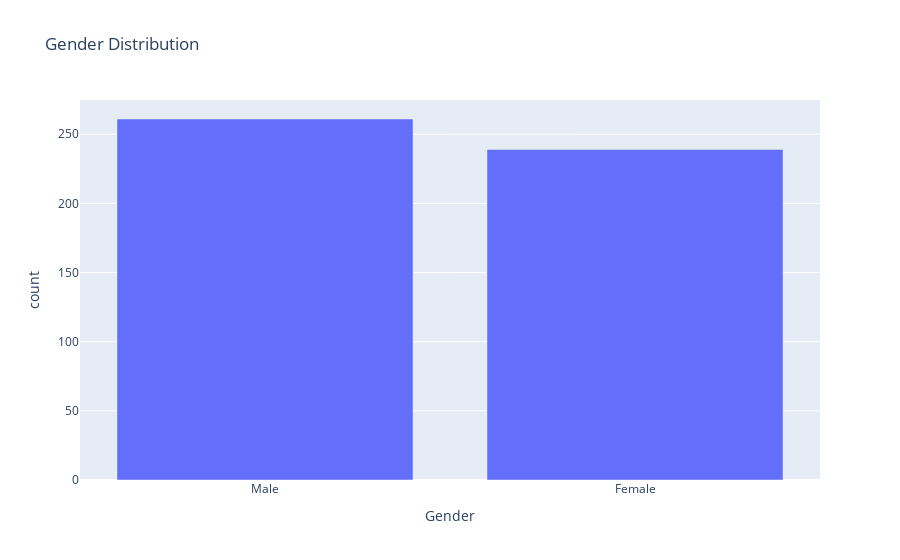

Notebook cell for this chart:
### Code cell
#Bar chart for Gender
gender_counts = data["Gender"].value_counts().reset_index()
print(gender_counts)

fig = px.bar(gender_counts, x = "Gender",y = "count", title = "Gender Distribution")

fig.show()

### Figure 1 — Plotly figure (JSON) as saved in the notebook; plotly's stock layout.template omitted (floating-point values rounded to 4 significant figures)
{"data": [{"alignmentgroup": "True", "hovertemplate": "Gender=%{x}<br>count=%{y}<extra></extra>", "legendgroup": "", "marker": {"color": "#636efa", "pattern": {"shape": ""}}, "name": "", "offsetgroup": "", "orientation": "v", "showlegend": false, "textposition": "auto", "type": "bar", "x": ["Male", "Female"], "xaxis": "x", "y": [261, 239], "yaxis": "y"}], "layout": {"barmode": "relative", "legend": {"tracegroupgap": 0}, "title": {"text": "Gender Distribution"}, "xaxis": {"anchor": "y", "domain": [0, 1], "title": {"text": "Gender"}}, "yaxis": {"anchor": "x", "domain": [0, 1], "title": {"text": "count"}}}}
